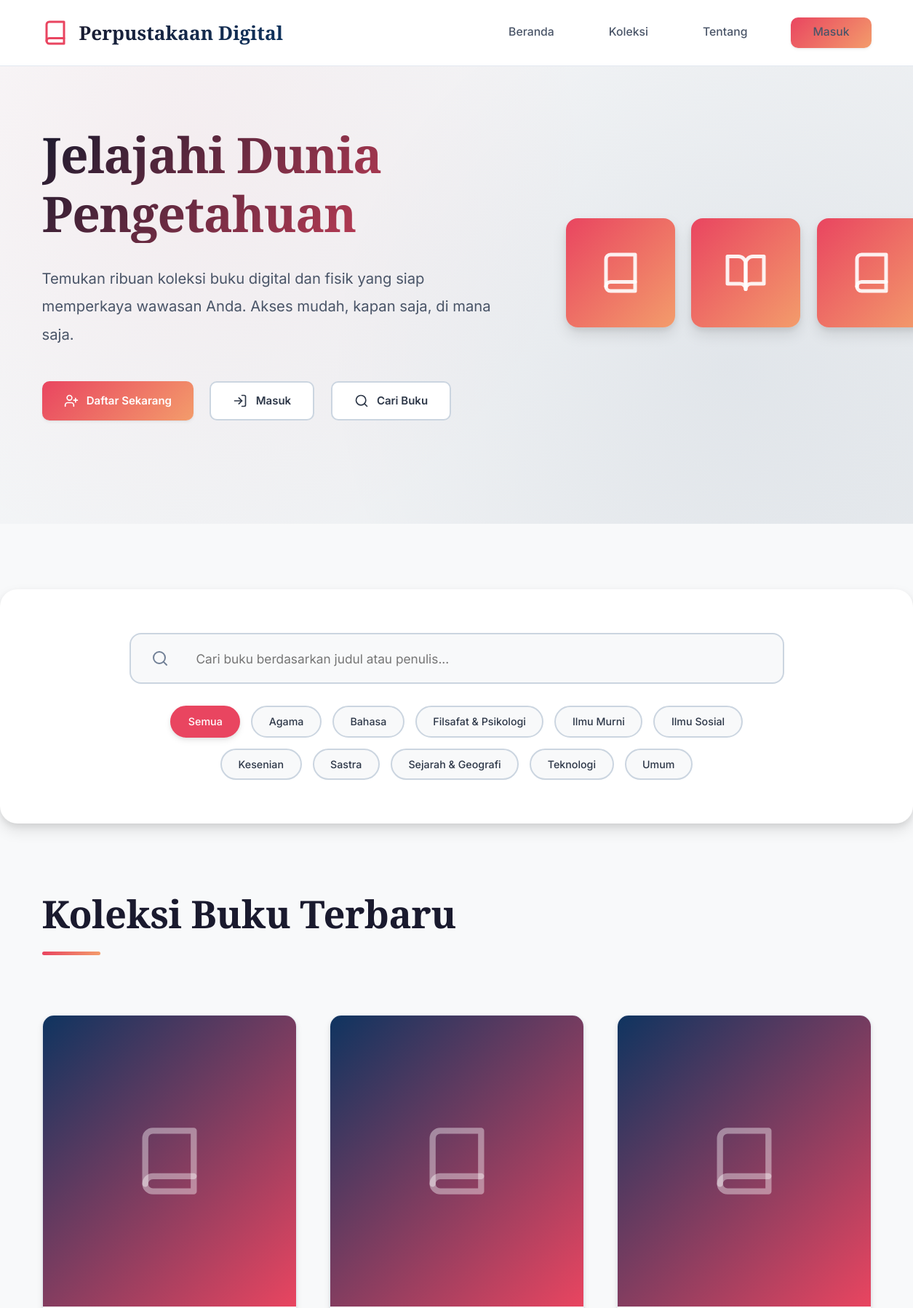
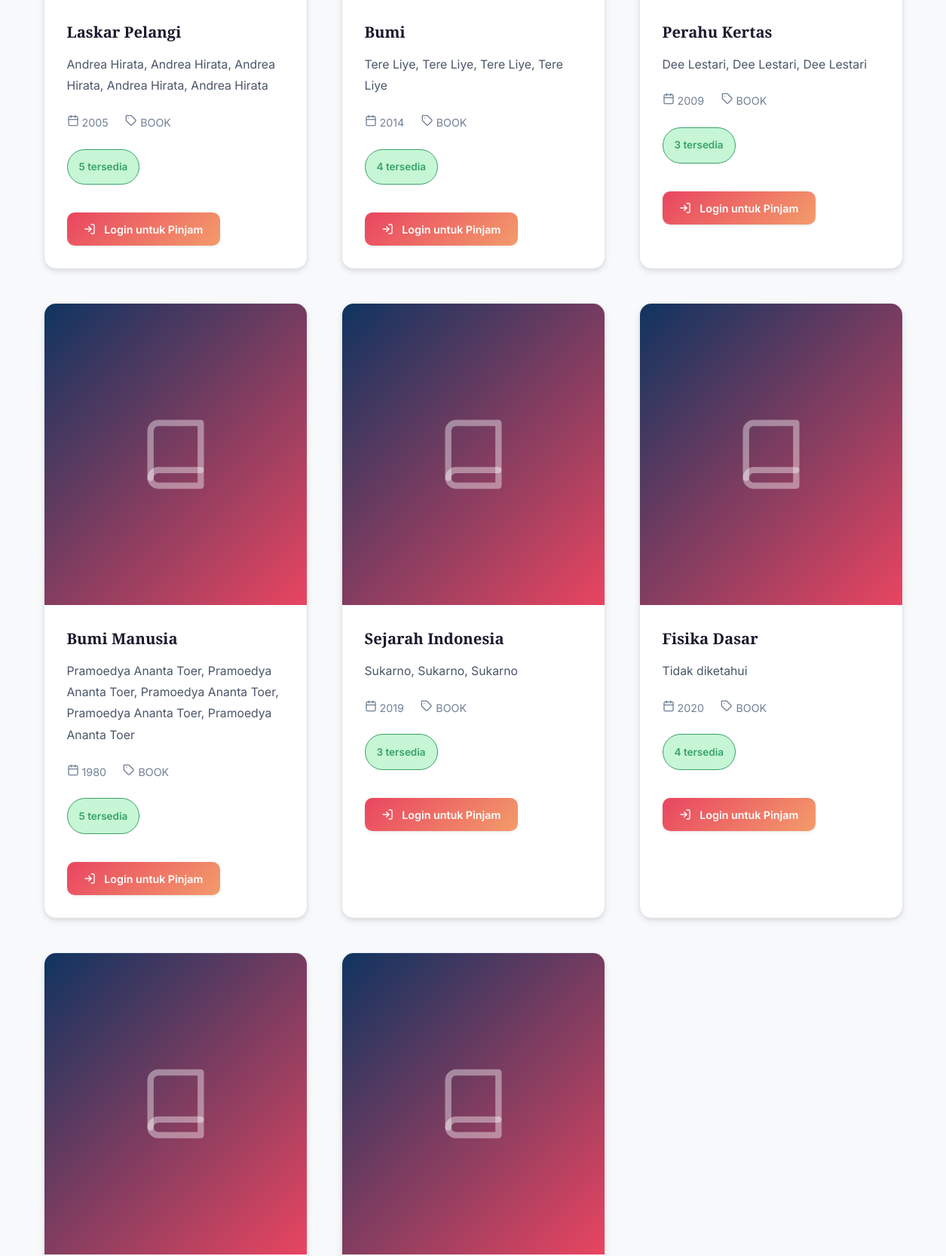
The page / (upper part) on the database its author committed (2 pictures, top to bottom).
### tables this page shows
CREATE TABLE `kategori` (
  `id_kategori` int(10) UNSIGNED NOT NULL,
  `kode` varchar(50) DEFAULT NULL,
  `nama` varchar(150) NOT NULL,
  `id_induk` int(10) UNSIGNED DEFAULT NULL,
  `dibuat_pada` datetime DEFAULT current_timestamp()
);

CREATE TABLE `koleksi` (
  `id_koleksi` bigint(20) UNSIGNED NOT NULL,
  `judul` varchar(500) NOT NULL,
  `subjudul` varchar(500) DEFAULT NULL,
  `bahasa` varchar(50) DEFAULT NULL,
  `isbn` varchar(50) DEFAULT NULL,
  `issn` varchar(50) DEFAULT NULL,
  `tahun_terbit` smallint(6) DEFAULT NULL,
  `edisi` varchar(100) DEFAULT NULL,
  `jenis_koleksi` enum('BOOK','JOURNAL','MULTIMEDIA','THESIS','REPORT','DIGITAL') DEFAULT 'BOOK',
  `id_penerbit` int(10) UNSIGNED DEFAULT NULL,
  `deskripsi` text DEFAULT NULL,
  `cover_image` varchar(255) DEFAULT NULL,
  `id_kategori` int(10) UNSIGNED DEFAULT NULL,
  `metadata` longtext DEFAULT NULL CHECK (json_valid(`metadata`)),
  `dibuat_pada` datetime DEFAULT current_timestamp(),
  `diperbarui_pada` datetime DEFAULT current_timestamp() ON UPDATE current_timestamp()
);

### config/database.php (called while the page is built, shortened)
<?php
function getConnection() {
    try {
        $conn = new PDO(
            "mysql:host=" . DB_HOST . ";dbname=" . DB_NAME . ";charset=utf8mb4",
            DB_USER,
            DB_PASS,
            [
                PDO::ATTR_ERRMODE => PDO::ERRMODE_EXCEPTION,
                PDO::ATTR_DEFAULT_FETCH_MODE => PDO::FETCH_ASSOC,
                PDO::ATTR_EMULATE_PREPARES => false
            ]
        );
        return $conn;
    } catch(PDOException $e) {
        die("Koneksi gagal: " . $e->getMessage());
    }
}
function query($sql, $params = []) {
    $conn = getConnection();
    $stmt = $conn->prepare($sql);
    $stmt->execute($params);
    return $stmt;
}
function isLoggedIn() {
    return isset($_SESSION['user_id']);
}
?>

### index.php (the view, shortened to what this page needs)
<?php
require_once 'config/database.php';
$sql = "SELECT
            k.id_koleksi,
            k.judul,
            k.subjudul,
            k.tahun_terbit,
            k.isbn,
            k.jenis_koleksi,
            k.cover_image,
            p.nama as penerbit,
            kat.nama as kategori,
            GROUP_CONCAT(pen.nama_lengkap SEPARATOR ', ') as penulis,
            COUNT(DISTINCT e.id_eksemplar) as total_eksemplar,
            COUNT(DISTINCT CASE WHEN e.status = 'AVAILABLE' THEN e.id_eksemplar END) as tersedia
        FROM koleksi k
        LEFT JOIN penerbit p ON k.id_penerbit = p.id_penerbit
        LEFT JOIN kategori kat ON k.id_kategori = kat.id_kategori
        LEFT JOIN koleksi_penulis kp ON k.id_koleksi = kp.id_koleksi
        LEFT JOIN penulis pen ON kp.id_penulis = pen.id_penulis
        LEFT JOIN eksemplar e ON k.id_koleksi = e.id_koleksi
        GROUP BY k.id_koleksi
        ORDER BY k.dibuat_pada DESC
        LIMIT 12";
$books = query($sql)->fetchAll();
$categories = query("SELECT * FROM kategori ORDER BY nama")->fetchAll();
?>
<!DOCTYPE html>
<html lang="id">
<head>
    <link rel="stylesheet" href="assets/css/style.css">
</head>
<body>
    <nav class="navbar">
        <div class="container">
            <a href="index.php" class="navbar-brand">
                <svg xmlns="http://www.w3.org/2000/svg" width="24" height="24" viewBox="0 0 24 24" fill="none" stroke="currentColor" stroke-width="2" stroke-linecap="round" stroke-linejoin="round">
                    <path d="M4 19.5A2.5 2.5 0 0 1 6.5 17H20"></path>
                    <path d="M6.5 2H20v20H6.5A2.5 2.5 0 0 1 4 19.5v-15A2.5 2.5 0 0 1 6.5 2z"></path>
                </svg>
                <span class="navbar-title">Perpustakaan Digital</span>
            </a>
            <ul class="navbar-menu">
                <li><a href="index.php">Beranda</a></li>
                <li><a href="#koleksi">Koleksi</a></li>
                <li><a href="#tentang">Tentang</a></li>
                <?php if (isLoggedIn()): ?>
                    <li><a href="<?php echo isAdmin() ? 'admin/dashboard.php' : 'user/dashboard.php'; ?>">Dashboard</a></li>
                    <li><a href="logout.php">Keluar</a></li>
                <?php else: ?>
                    <li><a href="auth/login.php" class="btn btn-primary">Masuk</a></li>
                <?php endif; ?>
            </ul>
        </div>
    </nav>
    <section class="hero">
        <div class="container">
            <div class="hero-content">
                <div class="hero-text">
                    <h1>Jelajahi Dunia Pengetahuan</h1>
                    <p>Temukan ribuan koleksi buku digital dan fisik yang siap memperkaya wawasan Anda. Akses mudah, kapan saja, di mana saja.</p>
                    <div class="hero-actions">
                        <?php if (!isLoggedIn()): ?>
                            <a href="auth/register.php" class="btn btn-primary">
                                Daftar Sekarang
                            </a>
                            <a href="auth/login.php" class="btn btn-secondary">
                                Masuk
                            </a>
                        <?php endif; ?>
                        <a href="#koleksi" class="btn btn-secondary">
                            <svg xmlns="http://www.w3.org/2000/svg" width="20" height="20" viewBox="0 0 24 24" fill="none" stroke="currentColor" stroke-width="2" stroke-linecap="round" stroke-linejoin="round">
                                <circle cx="11" cy="11" r="8"></circle>
                                <line x1="21" y1="21" x2="16.65" y2="16.65"></line>
                            </svg>
                            Cari Buku
                        </a>
                    </div>
                </div>
                <div class="hero-image">
                    <div class="book-stack">
                        <div class="book-card-mini">
                            <svg xmlns="http://www.w3.org/2000/svg" width="48" height="48" viewBox="0 0 24 24" fill="none" stroke="currentColor" stroke-width="2" stroke-linecap="round" stroke-linejoin="round">
                                <path d="M4 19.5A2.5 2.5 0 0 1 6.5 17H20"></path>
                                <path d="M6.5 2H20v20H6.5A2.5 2.5 0 0 1 4 19.5v-15A2.5 2.5 0 0 1 6.5 2z"></path>
                            </svg>
                        </div>
                        <div class="book-card-mini">
                            <svg xmlns="http://www.w3.org/2000/svg" width="48" height="48" viewBox="0 0 24 24" fill="none" stroke="currentColor" stroke-width="2" stroke-linecap="round" stroke-linejoin="round">
                                <path d="M2 3h6a4 4 0 0 1 4 4v14a3 3 0 0 0-3-3H2z"></path>
                                <path d="M22 3h-6a4 4 0 0 0-4 4v14a3 3 0 0 1 3-3h7z"></path>
                            </svg>
                        </div>
                        <div class="book-card-mini">
                            <svg xmlns="http://www.w3.org/2000/svg" width="48" height="48" viewBox="0 0 24 24" fill="none" stroke="currentColor" stroke-width="2" stroke-linecap="round" stroke-linejoin="round">
                                <path d="M4 19.5A2.5 2.5 0 0 1 6.5 17H20"></path>
                                <path d="M6.5 2H20v20H6.5A2.5 2.5 0 0 1 4 19.5v-15A2.5 2.5 0 0 1 6.5 2z"></path>
                            </svg>
                        </div>
                    </div>
                </div>
            </div>
        </div>
    </section>
    <section class="search-section" id="koleksi">
        <div class="container">
            <div class="search-bar">
                <div class="search-input-wrapper">
                    <input type="text" id="searchInput" class="search-input" placeholder="Cari buku berdasarkan judul atau penulis...">
                </div>
                <div class="search-filters">
                    <button class="filter-btn active" data-category="all">Semua</button>
                    <?php foreach ($categories as $cat): ?>
                        <button class="filter-btn" data-category="<?php echo htmlspecialchars($cat['kode']); ?>">
                            <?php echo htmlspecialchars($cat['nama']); ?>
                        </button>
                    <?php endforeach; ?>
                </div>
            </div>
        </div>
    </section>
    <section class="books-section">
        <div class="container">
            <div class="section-header">
                <div>
                    <h2 class="section-title">Koleksi Buku Terbaru</h2>
                </div>
            </div>
            <div class="books-grid">
                <?php foreach ($books as $book): ?>
                    <div class="book-card" data-category="<?php echo htmlspecialchars($book['kategori'] ?? ''); ?>">
                        <div class="book-cover <?php echo (!$book['cover_image'] || !file_exists('uploads/covers/' . $book['cover_image'])) ? 'no-image' : ''; ?>">
                            <?php if ($book['cover_image'] && file_exists('uploads/covers/' . $book['cover_image'])): ?>
                                <img src="uploads/covers/<?php echo htmlspecialchars($book['cover_image']); ?>"
                                     alt="<?php echo htmlspecialchars($book['judul']); ?>">
                            <?php else: ?>
                                <svg xmlns="http://www.w3.org/2000/svg" width="80" height="80" viewBox="0 0 24 24" fill="none" stroke="currentColor" stroke-width="2" stroke-linecap="round" stroke-linejoin="round">
                                    <path d="M4 19.5A2.5 2.5 0 0 1 6.5 17H20"></path>
                                    <path d="M6.5 2H20v20H6.5A2.5 2.5 0 0 1 4 19.5v-15A2.5 2.5 0 0 1 6.5 2z"></path>
                                </svg>
                            <?php endif; ?>
                        </div>
                        <div class="book-info">
                            <h3 class="book-title"><?php echo htmlspecialchars($book['judul']); ?></h3>
                            <p class="book-author"><?php echo htmlspecialchars($book['penulis'] ?? 'Tidak diketahui'); ?></p>
                            <div class="book-meta">
                                <span>
                                    <?php echo htmlspecialchars($book['tahun_terbit'] ?? '-'); ?>
                                </span>
                                <span>
                                    <?php echo htmlspecialchars($book['jenis_koleksi']); ?>
                                </span>
                            </div>
                            <?php
                            $stokClass = 'book-stock';
                            if ($book['tersedia'] == 0) {
                                $stokClass .= ' empty';
                                $stokText = 'Tidak Tersedia';
                            } elseif ($book['tersedia'] <= 2) {
                                $stokClass .= ' low';
                                $stokText = $book['tersedia'] . ' tersedia';
                            } else {
                                $stokText = $book['tersedia'] . ' tersedia';
                            }
                            ?>
                            <span class="<?php echo $stokClass; ?>"><?php echo $stokText; ?></span>
                            <div class="book-actions">
                                <?php if (isLoggedIn()): ?>
                                    <?php if ($book['tersedia'] > 0): ?>
                                        <a href="user/pinjam-buku.php?id=<?php echo $book['id_koleksi']; ?>" class="btn btn-primary btn-sm">
                                            <svg xmlns="http://www.w3.org/2000/svg" width="16" height="16" viewBox="0 0 24 24" fill="none" stroke="currentColor" stroke-width="2" stroke-linecap="round" stroke-linejoin="round">
                                                <path d="M4 19.5A2.5 2.5 0 0 1 6.5 17H20"></path>
                                                <path d="M6.5 2H20v20H6.5A2.5 2.5 0 0 1 4 19.5v-15A2.5 2.5 0 0 1 6.5 2z"></path>
                                            </svg>
                                            Pinjam
                                        </a>
                                    <?php else: ?>
                                        <button class="btn btn-secondary btn-sm" disabled>Tidak Tersedia</button>
                                    <?php endif; ?>
                                <?php else: ?>
                                    <a href="auth/login.php" class="btn btn-primary btn-sm">
                                        Login untuk Pinjam
                                    </a>
                                <?php endif; ?>
                            </div>
                        </div>
                    </div>
                <?php endforeach; ?>
            </div>
        </div>
    </section>
</body>
</html>

### rows shown on the page
kategori: nama "Agama"
kategori: nama "Bahasa"
kategori: nama "Filsafat & Psikologi"
kategori: nama "Ilmu Murni"
kategori: nama "Ilmu Sosial"
kategori: nama "Kesenian"
kategori: nama "Sastra"
kategori: nama "Sejarah & Geografi"
kategori: nama "Teknologi"
kategori: nama "Umum"
koleksi: judul "Laskar Pelangi", penulis "Andrea Hirata, Andrea Hirata, Andrea Hirata, Andrea Hirata, Andrea Hirata", tahun_terbit "2005", jenis_koleksi "BOOK", stokText "5 tersedia", shows "Login untuk Pinjam"
koleksi: judul "Bumi", penulis "Tere Liye, Tere Liye, Tere Liye, Tere Liye", tahun_terbit "2014", jenis_koleksi "BOOK", stokText "4 tersedia", shows "Login untuk Pinjam"
koleksi: judul "Perahu Kertas", penulis "Dee Lestari, Dee Lestari, Dee Lestari", tahun_terbit "2009", jenis_koleksi "BOOK", stokText "3 tersedia", shows "Login untuk Pinjam"
koleksi: judul "Bumi Manusia", penulis "Pramoedya Ananta Toer, Pramoedya Ananta Toer, Pramoedya Ananta Toer, Pramoedya Ananta Toer, Pramoedya Ananta Toer", tahun_terbit "1980", jenis_koleksi "BOOK", stokText "5 tersedia", shows "Login untuk Pinjam"
koleksi: judul "Sejarah Indonesia", penulis "Sukarno, Sukarno, Sukarno", tahun_terbit "2019", jenis_koleksi "BOOK", stokText "3 tersedia", shows "Login untuk Pinjam"
koleksi: judul "Fisika Dasar", penulis "Tidak diketahui", tahun_terbit "2020", jenis_koleksi "BOOK", stokText "4 tersedia", shows "Login untuk Pinjam"
